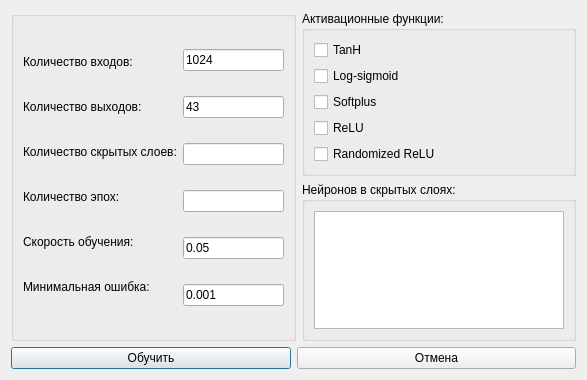
<?xml version="1.0" encoding="UTF-8"?>
<ui version="4.0">
 <class>TeachingDialog</class>
 <widget class="QDialog" name="TeachingDialog">
  <property name="geometry">
   <rect>
    <x>0</x>
    <y>0</y>
    <width>587</width>
    <height>380</height>
   </rect>
  </property>
  <property name="windowTitle">
   <string>Введите параметры обучения</string>
  </property>
  <layout class="QVBoxLayout" name="verticalLayout_8">
   <item>
    <layout class="QVBoxLayout" name="verticalLayout_7">
     <item>
      <layout class="QHBoxLayout" name="horizontalLayout_3">
       <item>
        <widget class="QGroupBox" name="groupBox_3">
         <property name="title">
          <string/>
         </property>
         <layout class="QVBoxLayout" name="verticalLayout_5">
          <item>
           <layout class="QHBoxLayout" name="horizontalLayout_2">
            <item>
             <layout class="QVBoxLayout" name="verticalLayout_4">
              <property name="spacing">
               <number>25</number>
              </property>
              <property name="sizeConstraint">
               <enum>QLayout::SetDefaultConstraint</enum>
              </property>
              <item>
               <widget class="QLabel" name="lbl_inputs">
                <property name="sizePolicy">
                 <sizepolicy hsizetype="Preferred" vsizetype="Fixed">
                  <horstretch>0</horstretch>
                  <verstretch>0</verstretch>
                 </sizepolicy>
                </property>
                <property name="text">
                 <string>Количество входов:</string>
                </property>
               </widget>
              </item>
              <item>
               <widget class="QLabel" name="lbl_outputs">
                <property name="sizePolicy">
                 <sizepolicy hsizetype="Preferred" vsizetype="Fixed">
                  <horstretch>0</horstretch>
                  <verstretch>0</verstretch>
                 </sizepolicy>
                </property>
                <property name="text">
                 <string>Количество выходов:</string>
                </property>
               </widget>
              </item>
              <item>
               <widget class="QLabel" name="lbl_hidLayCount">
                <property name="sizePolicy">
                 <sizepolicy hsizetype="Preferred" vsizetype="Fixed">
                  <horstretch>0</horstretch>
                  <verstretch>0</verstretch>
                 </sizepolicy>
                </property>
                <property name="text">
                 <string>Количество скрытых слоев:</string>
                </property>
               </widget>
              </item>
              <item>
               <widget class="QLabel" name="lbl_eraCount">
                <property name="sizePolicy">
                 <sizepolicy hsizetype="Preferred" vsizetype="Fixed">
                  <horstretch>0</horstretch>
                  <verstretch>0</verstretch>
                 </sizepolicy>
                </property>
                <property name="text">
                 <string>Количество эпох:</string>
                </property>
               </widget>
              </item>
              <item>
               <widget class="QLabel" name="lbl_nu">
                <property name="sizePolicy">
                 <sizepolicy hsizetype="Preferred" vsizetype="Fixed">
                  <horstretch>0</horstretch>
                  <verstretch>0</verstretch>
                 </sizepolicy>
                </property>
                <property name="text">
                 <string>Скорость обучения:</string>
                </property>
               </widget>
              </item>
              <item>
               <widget class="QLabel" name="lbl_minMistake">
                <property name="sizePolicy">
                 <sizepolicy hsizetype="Preferred" vsizetype="Fixed">
                  <horstretch>0</horstretch>
                  <verstretch>0</verstretch>
                 </sizepolicy>
                </property>
                <property name="text">
                 <string>Минимальная ошибка:</string>
                </property>
               </widget>
              </item>
             </layout>
            </item>
            <item>
             <layout class="QVBoxLayout" name="verticalLayout_3">
              <property name="spacing">
               <number>25</number>
              </property>
              <property name="sizeConstraint">
               <enum>QLayout::SetNoConstraint</enum>
              </property>
              <item>
               <widget class="QLineEdit" name="lnEditInputs">
                <property name="text">
                 <string>1024</string>
                </property>
               </widget>
              </item>
              <item>
               <widget class="QLineEdit" name="lnEditOutputs">
                <property name="text">
                 <string>43</string>
                </property>
               </widget>
              </item>
              <item>
               <widget class="QLineEdit" name="lnEditHiddenLayCount">
                <property name="text">
                 <string/>
                </property>
               </widget>
              </item>
              <item>
               <widget class="QLineEdit" name="lnEditEraCount">
                <property name="text">
                 <string/>
                </property>
               </widget>
              </item>
              <item>
               <widget class="QLineEdit" name="lnEditNu">
                <property name="text">
                 <string>0.05</string>
                </property>
               </widget>
              </item>
              <item>
               <widget class="QLineEdit" name="lnEditMinMistake">
                <property name="text">
                 <string>0.001</string>
                </property>
               </widget>
              </item>
             </layout>
            </item>
           </layout>
          </item>
         </layout>
        </widget>
       </item>
       <item>
        <layout class="QVBoxLayout" name="verticalLayout_6">
         <item>
          <widget class="QGroupBox" name="groupBox">
           <property name="title">
            <string>Активационные функции:</string>
           </property>
           <layout class="QVBoxLayout" name="verticalLayout_2">
            <item>
             <widget class="QCheckBox" name="chBox_Tanh">
              <property name="text">
               <string>TanH</string>
              </property>
             </widget>
            </item>
            <item>
             <widget class="QCheckBox" name="chBox_Logsigm">
              <property name="text">
               <string>Log-sigmoid</string>
              </property>
             </widget>
            </item>
            <item>
             <widget class="QCheckBox" name="chBox_Softplus">
              <property name="text">
               <string>Softplus</string>
              </property>
             </widget>
            </item>
            <item>
             <widget class="QCheckBox" name="chBox_ReLU">
              <property name="text">
               <string>ReLU</string>
              </property>
             </widget>
            </item>
            <item>
             <widget class="QCheckBox" name="chBox_RReLU">
              <property name="text">
               <string>Randomized ReLU</string>
              </property>
             </widget>
            </item>
           </layout>
          </widget>
         </item>
         <item>
          <widget class="QGroupBox" name="groupBox_2">
           <property name="title">
            <string>Нейронов в скрытых слоях:</string>
           </property>
           <layout class="QVBoxLayout" name="verticalLayout">
            <item>
             <widget class="QTextEdit" name="txtEditHiddenNeurons">
              <property name="html">
               <string>&lt;!DOCTYPE HTML PUBLIC &quot;-//W3C//DTD HTML 4.0//EN&quot; &quot;http://www.w3.org/TR/REC-html40/strict.dtd&quot;&gt;
&lt;html&gt;&lt;head&gt;&lt;meta name=&quot;qrichtext&quot; content=&quot;1&quot; /&gt;&lt;style type=&quot;text/css&quot;&gt;
p, li { white-space: pre-wrap; }
&lt;/style&gt;&lt;/head&gt;&lt;body style=&quot; font-family:'MS Shell Dlg 2'; font-size:7.8pt; font-weight:400; font-style:normal;&quot;&gt;
&lt;p style=&quot;-qt-paragraph-type:empty; margin-top:0px; margin-bottom:0px; margin-left:0px; margin-right:0px; -qt-block-indent:0; text-indent:0px;&quot;&gt;&lt;br /&gt;&lt;/p&gt;&lt;/body&gt;&lt;/html&gt;</string>
              </property>
             </widget>
            </item>
           </layout>
          </widget>
         </item>
        </layout>
       </item>
      </layout>
     </item>
     <item>
      <layout class="QHBoxLayout" name="horizontalLayout">
       <item>
        <widget class="QPushButton" name="btn_teach">
         <property name="text">
          <string>Обучить</string>
         </property>
        </widget>
       </item>
       <item>
        <widget class="QPushButton" name="btnCancel">
         <property name="text">
          <string>Отмена</string>
         </property>
        </widget>
       </item>
      </layout>
     </item>
    </layout>
   </item>
  </layout>
 </widget>
 <resources/>
 <connections/>
</ui>
